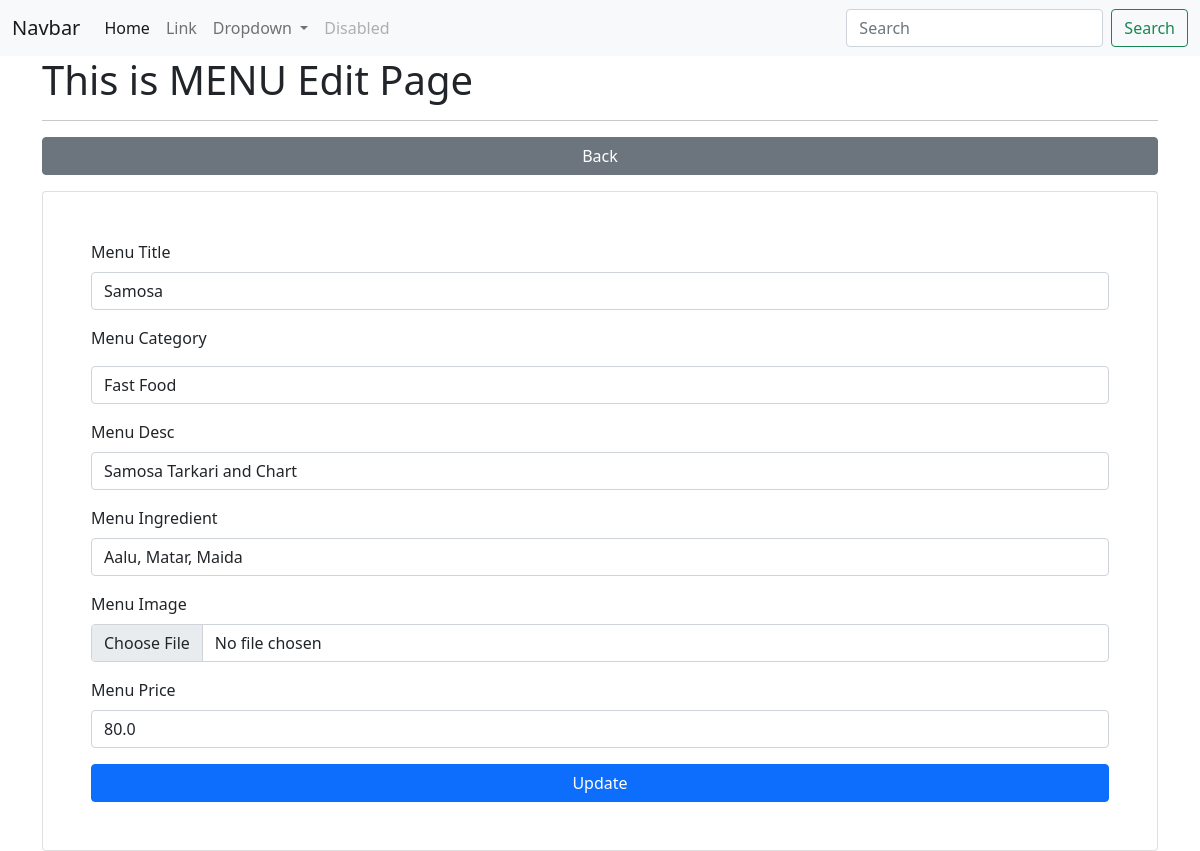
Screenshot of /menu/edit/1/ (signed in) with the database file from the repository.
### app_restro/models.py (models this page shows, shortened)
class Menu(models.Model):
    menu_title = models.CharField(max_length=200)
    category_id = models.ForeignKey(Category, on_delete=models.CASCADE)
    menu_desc = models.CharField(max_length=200)
    menu_img = models.FileField(upload_to="menu/images/", blank=True)
    menu_ingredient = models.CharField(max_length=200)
    menu_price = models.FloatField()
    class Meta:
        db_table = "app_menus"

### app_restro/views.py (the view)
# urls.py: path('menu/edit/<int:id>/', views.menu_edit, name='menu-edit'),
@login_required(login_url='/authentication/login')
def menu_edit(request, id):
    data = Menu.objects.get(id=id)
    categories = Category.objects.all()
    context = {"data": data, "categories": categories}
    return render(request, 'menus/edit.html', context)

### templates/menus/edit.html (shortened to what this page needs)
{% extends "layouts/master.html" %}
{% block content %}
<div class="container">
    <h1>This is MENU Edit Page</h1>
    <hr>
    <a href="{% url 'menu-list' %}" class="btn btn-secondary col-12 mb-3">Back</a>
    <div class="card p-5">
        <form action="{% url 'menu-update' %}" method="post" enctype="multipart/form-data">
            <div class="form-group mb-3">
                <label for="menu_title">Menu Title</label>
                <input type="text" name="menu_title" class="form-control mt-2" value="{{ data.menu_title }}">
            </div>
            <div class="form-group mb-3">
                <label for="category_id">Menu Category</label>
                <select class="form-control mt-3" name="category_id" id="">
                    {% for val in categories %}
                    <option value="{{ val.id }}">{{ val.category_name }}</option>
                    {% endfor %}
                </select>
            </div>
            <div class="form-group mb-3">
                <label for="menu_desc">Menu Desc</label>
                <input type="text" name="menu_desc" class="form-control mt-2" value="{{ data.menu_desc }}">
            </div>
            <div class="form-group mb-3">
                <label for="menu_ingredient">Menu Ingredient</label>
                <input type="text" name="menu_ingredient" class="form-control mt-2" value="{{ data.menu_ingredient }}">
            </div>
            <div class="form-group mb-3">
                <label for="menu_img">Menu Image</label>
                <input type="file" name="menu_img" class="form-control mt-2" value="{{ data.menu_img }}">
            </div>
            <div class="form-group mb-3">
                <label for="menu_price">Menu Price</label>
                <input type="text" name="menu_price" class="form-control mt-2" value="{{ data.menu_price}}">
            </div>
            <input type="submit" class="btn btn-primary col-12" value="Update">
        </form>
    </div>
</div>
{% endblock %}

### rows the page displays
Menu: menu_title "Samosa", menu_desc "Samosa Tarkari and Chart", menu_ingredient "Aalu, Matar, Maida", menu_price "80.0"

### other values shown
form field category_id "Fast Food"
